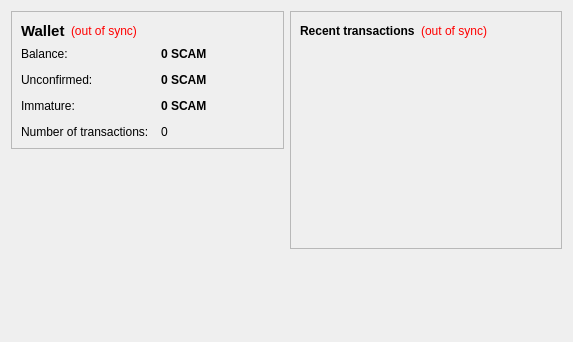
<?xml version="1.0" encoding="UTF-8"?>
<ui version="4.0">
 <class>OverviewPage</class>
 <widget class="QWidget" name="OverviewPage">
  <property name="geometry">
   <rect>
    <x>0</x>
    <y>0</y>
    <width>573</width>
    <height>342</height>
   </rect>
  </property>
  <property name="windowTitle">
   <string>Form</string>
  </property>
  <layout class="QHBoxLayout" name="horizontalLayout" stretch="1,1">
   <item>
    <layout class="QVBoxLayout" name="verticalLayout_2">
     <item>
      <widget class="QFrame" name="frame">
       <property name="frameShape">
        <enum>QFrame::StyledPanel</enum>
       </property>
       <property name="frameShadow">
        <enum>QFrame::Raised</enum>
       </property>
       <layout class="QVBoxLayout" name="verticalLayout_4">
        <item>
         <layout class="QHBoxLayout" name="horizontalLayout_4">
          <item>
           <widget class="QLabel" name="label_5">
            <property name="font">
             <font>
              <pointsize>11</pointsize>
              <weight>75</weight>
              <bold>true</bold>
             </font>
            </property>
            <property name="text">
             <string>Wallet</string>
            </property>
           </widget>
          </item>
          <item>
           <widget class="QLabel" name="labelWalletStatus">
            <property name="toolTip">
             <string>The displayed information may be out of date. Your wallet automatically synchronizes with the ScamCoin network after a connection is established, but this process has not completed yet.</string>
            </property>
            <property name="styleSheet">
             <string notr="true">QLabel { color: red; }</string>
            </property>
            <property name="text">
             <string notr="true">(out of sync)</string>
            </property>
            <property name="alignment">
             <set>Qt::AlignLeading|Qt::AlignLeft|Qt::AlignVCenter</set>
            </property>
           </widget>
          </item>
          <item>
           <spacer name="horizontalSpacer_2">
            <property name="orientation">
             <enum>Qt::Horizontal</enum>
            </property>
            <property name="sizeHint" stdset="0">
             <size>
              <width>40</width>
              <height>20</height>
             </size>
            </property>
           </spacer>
          </item>
         </layout>
        </item>
        <item>
         <layout class="QFormLayout" name="formLayout_2">
          <property name="fieldGrowthPolicy">
           <enum>QFormLayout::AllNonFixedFieldsGrow</enum>
          </property>
          <property name="horizontalSpacing">
           <number>12</number>
          </property>
          <property name="verticalSpacing">
           <number>12</number>
          </property>
          <item row="0" column="0">
           <widget class="QLabel" name="label">
            <property name="text">
             <string>Balance:</string>
            </property>
           </widget>
          </item>
          <item row="0" column="1">
           <widget class="QLabel" name="labelBalance">
            <property name="font">
             <font>
              <weight>75</weight>
              <bold>true</bold>
             </font>
            </property>
            <property name="cursor">
             <cursorShape>IBeamCursor</cursorShape>
            </property>
            <property name="toolTip">
             <string>Your current balance</string>
            </property>
            <property name="text">
             <string notr="true">0 SCAM</string>
            </property>
            <property name="textInteractionFlags">
             <set>Qt::LinksAccessibleByMouse|Qt::TextSelectableByKeyboard|Qt::TextSelectableByMouse</set>
            </property>
           </widget>
          </item>
          <item row="1" column="0">
           <widget class="QLabel" name="label_3">
            <property name="text">
             <string>Unconfirmed:</string>
            </property>
           </widget>
          </item>
          <item row="1" column="1">
           <widget class="QLabel" name="labelUnconfirmed">
            <property name="font">
             <font>
              <weight>75</weight>
              <bold>true</bold>
             </font>
            </property>
            <property name="cursor">
             <cursorShape>IBeamCursor</cursorShape>
            </property>
            <property name="toolTip">
             <string>Total of transactions that have yet to be confirmed, and do not yet count toward the current balance</string>
            </property>
            <property name="text">
             <string notr="true">0 SCAM</string>
            </property>
            <property name="textInteractionFlags">
             <set>Qt::LinksAccessibleByMouse|Qt::TextSelectableByKeyboard|Qt::TextSelectableByMouse</set>
            </property>
           </widget>
          </item>
          <item row="3" column="0">
           <widget class="QLabel" name="label_2">
            <property name="text">
             <string>Number of transactions:</string>
            </property>
           </widget>
          </item>
          <item row="3" column="1">
           <widget class="QLabel" name="labelNumTransactions">
            <property name="toolTip">
             <string>Total number of transactions in wallet</string>
            </property>
            <property name="text">
             <string notr="true">0</string>
            </property>
           </widget>
          </item>
          <item row="2" column="0">
           <widget class="QLabel" name="labelImmatureText">
            <property name="text">
             <string>Immature:</string>
            </property>
           </widget>
          </item>
          <item row="2" column="1">
           <widget class="QLabel" name="labelImmature">
            <property name="font">
             <font>
              <weight>75</weight>
              <bold>true</bold>
             </font>
            </property>
            <property name="toolTip">
             <string>Mined balance that has not yet matured</string>
            </property>
            <property name="text">
             <string notr="true">0 SCAM</string>
            </property>
            <property name="textInteractionFlags">
             <set>Qt::LinksAccessibleByMouse|Qt::TextSelectableByKeyboard|Qt::TextSelectableByMouse</set>
            </property>
           </widget>
          </item>
         </layout>
        </item>
       </layout>
      </widget>
     </item>
     <item>
      <spacer name="verticalSpacer">
       <property name="orientation">
        <enum>Qt::Vertical</enum>
       </property>
       <property name="sizeHint" stdset="0">
        <size>
         <width>20</width>
         <height>40</height>
        </size>
       </property>
      </spacer>
     </item>
    </layout>
   </item>
   <item>
    <layout class="QVBoxLayout" name="verticalLayout_3">
     <item>
      <widget class="QFrame" name="frame_2">
       <property name="frameShape">
        <enum>QFrame::StyledPanel</enum>
       </property>
       <property name="frameShadow">
        <enum>QFrame::Raised</enum>
       </property>
       <layout class="QVBoxLayout" name="verticalLayout">
        <item>
         <layout class="QHBoxLayout" name="horizontalLayout_2">
          <item>
           <widget class="QLabel" name="label_4">
            <property name="text">
             <string>&lt;b&gt;Recent transactions&lt;/b&gt;</string>
            </property>
           </widget>
          </item>
          <item>
           <widget class="QLabel" name="labelTransactionsStatus">
            <property name="toolTip">
             <string>The displayed information may be out of date. Your wallet automatically synchronizes with the ScamCoin network after a connection is established, but this process has not completed yet.</string>
            </property>
            <property name="styleSheet">
             <string notr="true">QLabel { color: red; }</string>
            </property>
            <property name="text">
             <string notr="true">(out of sync)</string>
            </property>
            <property name="alignment">
             <set>Qt::AlignRight|Qt::AlignTrailing|Qt::AlignVCenter</set>
            </property>
           </widget>
          </item>
          <item>
           <spacer name="horizontalSpacer">
            <property name="orientation">
             <enum>Qt::Horizontal</enum>
            </property>
            <property name="sizeHint" stdset="0">
             <size>
              <width>40</width>
              <height>20</height>
             </size>
            </property>
           </spacer>
          </item>
         </layout>
        </item>
        <item>
         <widget class="QListView" name="listTransactions">
          <property name="styleSheet">
           <string notr="true">QListView { background: transparent; }</string>
          </property>
          <property name="frameShape">
           <enum>QFrame::NoFrame</enum>
          </property>
          <property name="verticalScrollBarPolicy">
           <enum>Qt::ScrollBarAlwaysOff</enum>
          </property>
          <property name="horizontalScrollBarPolicy">
           <enum>Qt::ScrollBarAlwaysOff</enum>
          </property>
          <property name="selectionMode">
           <enum>QAbstractItemView::NoSelection</enum>
          </property>
         </widget>
        </item>
       </layout>
      </widget>
     </item>
     <item>
      <spacer name="verticalSpacer_2">
       <property name="orientation">
        <enum>Qt::Vertical</enum>
       </property>
       <property name="sizeHint" stdset="0">
        <size>
         <width>20</width>
         <height>40</height>
        </size>
       </property>
      </spacer>
     </item>
    </layout>
   </item>
  </layout>
 </widget>
 <resources/>
 <connections/>
</ui>
